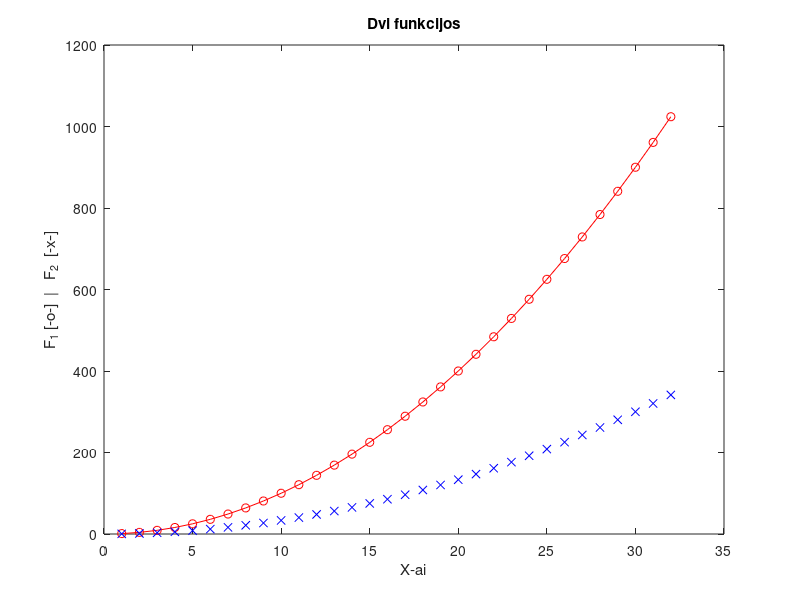

This chart was generated by the following MATLAB code:
x = 1:32;
y = x.^2;
plot(x, y, 'o-r', x, y/3, 'xb')
title('Dvi funkcijos')
xlabel('X-ai')
ylabel('F_1 [-o-]  |   F_2  [-x-]')

N = 6;
v = (N+1):0.5:(N+4);

A =  [N,   N+1, N+2;
      N+3, N+4, N+5;
      N+6, N+7, N+8 ]

a = A(3, 2);
b = A(2:3, 1:2);
c = A([1, 3], [1, 3]);

v3 = v([2, 4, 6]);
newA = round([A; v3])
